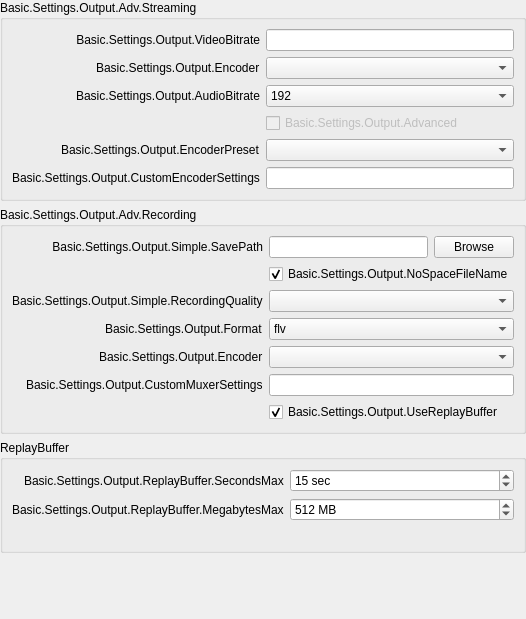
               <widget class="QWidget" name="easyOutputsPage">
                <layout class="QVBoxLayout" name="verticalLayout_3">
                 <property name="leftMargin">
                  <number>0</number>
                 </property>
                 <property name="topMargin">
                  <number>0</number>
                 </property>
                 <property name="rightMargin">
                  <number>0</number>
                 </property>
                 <property name="bottomMargin">
                  <number>0</number>
                 </property>
                 <item>
                  <widget class="QGroupBox" name="simpleStreamingGroupBox">
                   <property name="sizePolicy">
                    <sizepolicy hsizetype="Preferred" vsizetype="Maximum">
                     <horstretch>0</horstretch>
                     <verstretch>0</verstretch>
                    </sizepolicy>
                   </property>
                   <property name="title">
                    <string>Basic.Settings.Output.Adv.Streaming</string>
                   </property>
                   <layout class="QFormLayout" name="simpleStreamingLayout">
                    <property name="fieldGrowthPolicy">
                     <enum>QFormLayout::AllNonFixedFieldsGrow</enum>
                    </property>
                    <property name="labelAlignment">
                     <set>Qt::AlignRight|Qt::AlignTrailing|Qt::AlignVCenter</set>
                    </property>
                    <item row="0" column="0">
                     <widget class="QLabel" name="label_19">
                      <property name="minimumSize">
                       <size>
                        <width>170</width>
                        <height>0</height>
                       </size>
                      </property>
                      <property name="text">
                       <string>Basic.Settings.Output.VideoBitrate</string>
                      </property>
                      <property name="alignment">
                       <set>Qt::AlignRight|Qt::AlignTrailing|Qt::AlignVCenter</set>
                      </property>
                      <property name="buddy">
                       <cstring>simpleOutputVBitrate</cstring>
                      </property>
                     </widget>
                    </item>
                    <item row="0" column="1">
                     <widget class="QLineEdit" name="simpleOutputVBitrate">
                      <property name="enabled">
                       <bool>true</bool>
                      </property>
                     </widget>
                    </item>
                    <item row="1" column="0">
                     <widget class="QLabel" name="simpleOutStrEncoderLabel">
                      <property name="text">
                       <string>Basic.Settings.Output.Encoder</string>
                      </property>
                      <property name="buddy">
                       <cstring>simpleOutRecEncoder</cstring>
                      </property>
                     </widget>
                    </item>
                    <item row="1" column="1">
                     <widget class="QComboBox" name="simpleOutStrEncoder"/>
                    </item>
                    <item row="2" column="0">
                     <widget class="QLabel" name="label_20">
                      <property name="text">
                       <string>Basic.Settings.Output.AudioBitrate</string>
                      </property>
                      <property name="buddy">
                       <cstring>simpleOutputABitrate</cstring>
                      </property>
                     </widget>
                    </item>
                    <item row="2" column="1">
                     <widget class="QComboBox" name="simpleOutputABitrate">
                      <property name="currentIndex">
                       <number>8</number>
                      </property>
                      <item>
                       <property name="text">
                        <string>32</string>
                       </property>
                      </item>
                      <item>
                       <property name="text">
                        <string>48</string>
                       </property>
                      </item>
                      <item>
                       <property name="text">
                        <string>64</string>
                       </property>
                      </item>
                      <item>
                       <property name="text">
                        <string>80</string>
                       </property>
                      </item>
                      <item>
                       <property name="text">
                        <string>96</string>
                       </property>
                      </item>
                      <item>
                       <property name="text">
                        <string>112</string>
                       </property>
                      </item>
                      <item>
                       <property name="text">
                        <string>128</string>
                       </property>
                      </item>
                      <item>
                       <property name="text">
                        <string>160</string>
                       </property>
                      </item>
                      <item>
                       <property name="text">
                        <string>192</string>
                       </property>
                      </item>
                      <item>
                       <property name="text">
                        <string>256</string>
                       </property>
                      </item>
                      <item>
                       <property name="text">
                        <string>320</string>
                       </property>
                      </item>
                     </widget>
                    </item>
                    <item row="3" column="1">
                     <widget class="QCheckBox" name="simpleOutAdvanced">
                      <property name="text">
                       <string>Basic.Settings.Output.Advanced</string>
                      </property>
                      <property name="visible">
                       <bool>false</bool>
                      </property>
                      <property name="enabled">
                       <bool>false</bool>
                      </property>
                      <property name="checked">
                       <bool>false</bool>
                      </property>
                     </widget>
                    </item>
                    <item row="4" column="0">
                     <widget class="QLabel" name="label_24">
                      <property name="visible">
                       <bool>false</bool>
                      </property>
                      <property name="enabled">
                       <bool>true</bool>
                      </property>
                      <property name="text">
                       <string>Basic.Settings.Output.EncoderPreset</string>
                      </property>
                      <property name="buddy">
                       <cstring>simpleOutPreset</cstring>
                      </property>
                     </widget>
                    </item>
                    <item row="4" column="1">
                     <widget class="QComboBox" name="simpleOutPreset">
                      <property name="visible">
                       <bool>false</bool>
                      </property>
                     </widget>
                    </item>
                    <item row="5" column="0">
                     <widget class="QLabel" name="label_23">
                      <property name="text">
                       <string>Basic.Settings.Output.CustomEncoderSettings</string>
                      </property>
                      <property name="buddy">
                       <cstring>simpleOutCustom</cstring>
                      </property>
                      <property name="visible">
                       <bool>false</bool>
                      </property>
                     </widget>
                    </item>
                    <item row="5" column="1">
                     <widget class="QLineEdit" name="simpleOutCustom">
                      <property name="visible">
                       <bool>false</bool>
                      </property>
                     </widget>
                    </item>
                   </layout>
                  </widget>
                 </item>
                 <item>
                  <widget class="QGroupBox" name="simpleRecordingGroupBox">
                   <property name="sizePolicy">
                    <sizepolicy hsizetype="Preferred" vsizetype="Maximum">
                     <horstretch>0</horstretch>
                     <verstretch>0</verstretch>
                    </sizepolicy>
                   </property>
                   <property name="title">
                    <string>Basic.Settings.Output.Adv.Recording</string>
                   </property>
                   <property name="enabled">
                    <bool>true</bool>
                   </property>
                   <layout class="QFormLayout" name="formLayout_6">
                    <property name="fieldGrowthPolicy">
                     <enum>QFormLayout::AllNonFixedFieldsGrow</enum>
                    </property>
                    <property name="labelAlignment">
                     <set>Qt::AlignRight|Qt::AlignTrailing|Qt::AlignVCenter</set>
                    </property>
                    <item row="0" column="0">
                     <widget class="QLabel" name="label_18">
                      <property name="minimumSize">
                       <size>
                        <width>170</width>
                        <height>0</height>
                       </size>
                      </property>
                      <property name="text">
                       <string>Basic.Settings.Output.Simple.SavePath</string>
                      </property>
                      <property name="alignment">
                       <set>Qt::AlignRight|Qt::AlignTrailing|Qt::AlignVCenter</set>
                      </property>
                      <property name="buddy">
                       <cstring>simpleOutputPath</cstring>
                      </property>
                     </widget>
                    </item>
                    <item row="0" column="1">
                     <layout class="QHBoxLayout" name="horizontalLayout_5">
                      <item>
                       <widget class="QLineEdit" name="simpleOutputPath">
                        <property name="enabled">
                         <bool>true</bool>
                        </property>
                       </widget>
                      </item>
                      <item>
                       <widget class="QPushButton" name="simpleOutputBrowse">
                        <property name="enabled">
                         <bool>true</bool>
                        </property>
                        <property name="text">
                         <string>Browse</string>
                        </property>
                       </widget>
                      </item>
                     </layout>
                    </item>
                    <item row="1" column="1">
                     <widget class="QCheckBox" name="simpleNoSpace">
                      <property name="text">
                       <string>Basic.Settings.Output.NoSpaceFileName</string>
                      </property>
                      <property name="checked">
                       <bool>true</bool>
                      </property>
                     </widget>
                    </item>
                    <item row="2" column="0">
                     <widget class="QLabel" name="label_26">
                      <property name="text">
                       <string>Basic.Settings.Output.Simple.RecordingQuality</string>
                      </property>
                      <property name="buddy">
                       <cstring>simpleOutRecQuality</cstring>
                      </property>
                     </widget>
                    </item>
                    <item row="2" column="1">
                     <widget class="QComboBox" name="simpleOutRecQuality"/>
                    </item>
                    <item row="3" column="0">
                     <widget class="QLabel" name="simpleOutRecFormatLabel">
                      <property name="text">
                       <string>Basic.Settings.Output.Format</string>
                      </property>
                      <property name="buddy">
                       <cstring>simpleOutRecFormat</cstring>
                      </property>
                     </widget>
                    </item>
                    <item row="3" column="1">
                     <widget class="QComboBox" name="simpleOutRecFormat">
                      <item>
                       <property name="text">
                        <string notr="true">flv</string>
                       </property>
                      </item>
                      <item>
                       <property name="text">
                        <string notr="true">mp4</string>
                       </property>
                      </item>
                      <item>
                       <property name="text">
                        <string notr="true">mov</string>
                       </property>
                      </item>
                      <item>
                       <property name="text">
                        <string notr="true">mkv</string>
                       </property>
                      </item>
                      <item>
                       <property name="text">
                        <string notr="true">ts</string>
                       </property>
                      </item>
                      <item>
                       <property name="text">
                        <string notr="true">m3u8</string>
                       </property>
                      </item>
                     </widget>
                    </item>
                    <item row="4" column="0">
                     <widget class="QLabel" name="simpleOutRecEncoderLabel">
                      <property name="text">
                       <string>Basic.Settings.Output.Encoder</string>
                      </property>
                      <property name="buddy">
                       <cstring>simpleOutRecEncoder</cstring>
                      </property>
                     </widget>
                    </item>
                    <item row="4" column="1">
                     <widget class="QComboBox" name="simpleOutRecEncoder"/>
                    </item>
                    <item row="5" column="0">
                     <widget class="QLabel" name="label_420">
                      <property name="text">
                       <string>Basic.Settings.Output.CustomMuxerSettings</string>
                      </property>
                      <property name="buddy">
                       <cstring>simpleOutMuxCustom</cstring>
                      </property>
                     </widget>
                    </item>
                    <item row="5" column="1">
                     <widget class="QLineEdit" name="simpleOutMuxCustom"/>
                    </item>
                    <item row="6" column="1">
                     <widget class="QCheckBox" name="simpleReplayBuf">
                      <property name="text">
                       <string>Basic.Settings.Output.UseReplayBuffer</string>
                      </property>
                      <property name="checked">
                       <bool>true</bool>
                      </property>
                     </widget>
                    </item>
                   </layout>
                  </widget>
                 </item>
                 <item>
                  <widget class="QGroupBox" name="replayBufferGroupBox">
                   <property name="title">
                    <string>ReplayBuffer</string>
                   </property>
                   <layout class="QFormLayout" name="formLayout_24">
                    <property name="fieldGrowthPolicy">
                     <enum>QFormLayout::AllNonFixedFieldsGrow</enum>
                    </property>
                    <property name="labelAlignment">
                     <set>Qt::AlignRight|Qt::AlignTrailing|Qt::AlignVCenter</set>
                    </property>
                    <item row="0" column="0">
                     <widget class="QLabel" name="label_35">
                      <property name="text">
                       <string>Basic.Settings.Output.ReplayBuffer.SecondsMax</string>
                      </property>
                     </widget>
                    </item>
                    <item row="0" column="1">
                     <widget class="QSpinBox" name="simpleRBSecMax">
                      <property name="suffix">
                       <string notr="true"> sec</string>
                      </property>
                      <property name="minimum">
                       <number>5</number>
                      </property>
                      <property name="maximum">
                       <number>21600</number>
                      </property>
                      <property name="value">
                       <number>15</number>
                      </property>
                     </widget>
                    </item>
                    <item row="1" column="0">
                     <widget class="QLabel" name="simpleRBMegsMaxLabel">
                      <property name="text">
                       <string>Basic.Settings.Output.ReplayBuffer.MegabytesMax</string>
                      </property>
                     </widget>
                    </item>
                    <item row="1" column="1">
                     <widget class="QSpinBox" name="simpleRBMegsMax">
                      <property name="suffix">
                       <string notr="true"> MB</string>
                      </property>
                      <property name="minimum">
                       <number>20</number>
                      </property>
                      <property name="maximum">
                       <number>8192</number>
                      </property>
                      <property name="value">
                       <number>512</number>
                      </property>
                     </widget>
                    </item>
                    <item row="2" column="1">
                     <widget class="QLabel" name="simpleRBEstimate">
                      <property name="text">
                       <string notr="true"/>
                      </property>
                     </widget>
                    </item>
                   </layout>
                  </widget>
                 </item>
                 <item>
                  <layout class="QVBoxLayout" name="simpleOutInfoLayout">
                   <property name="leftMargin">
                    <number>10</number>
                   </property>
                   <property name="topMargin">
                    <number>10</number>
                   </property>
                   <property name="rightMargin">
                    <number>10</number>
                   </property>
                   <property name="bottomMargin">
                    <number>10</number>
                   </property>
                  </layout>
                 </item>
                 <item>
                  <spacer name="verticalSpacer_2">
                   <property name="orientation">
                    <enum>Qt::Vertical</enum>
                   </property>
                   <property name="sizeHint" stdset="0">
                    <size>
                     <width>20</width>
                     <height>40</height>
                    </size>
                   </property>
                  </spacer>
                 </item>
                 <item>
                  <widget class="QFrame" name="simpleOutputContainer">
                   <layout class="QVBoxLayout" name="verticalLayout_4">
                    <property name="leftMargin">
                     <number>0</number>
                    </property>
                    <property name="topMargin">
                     <number>0</number>
                    </property>
                    <property name="rightMargin">
                     <number>0</number>
                    </property>
                    <property name="bottomMargin">
                     <number>0</number>
                    </property>
                   </layout>
                  </widget>
                 </item>
                </layout>
               </widget>
